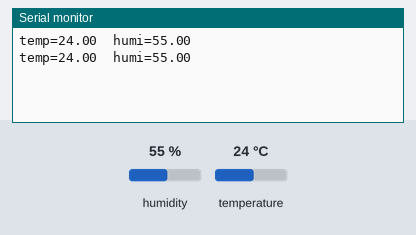
Recording of a sketch running on a simulated Arduino Uno, built with avr-gcc and run on an emulated ATmega328P. Shown: the last lines printed to the serial monitor. Inputs (shaded band) come from the test bench; at power-on: humidity 55 %, temperature 24 °C.

Above: at 2.8 s.
2.9 s: humidity set to 22 %
At 5.2 s:
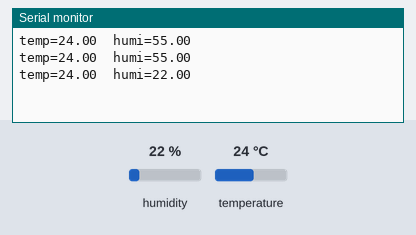
5.6 s: temperature set to 12 °C
At 7.1 s:
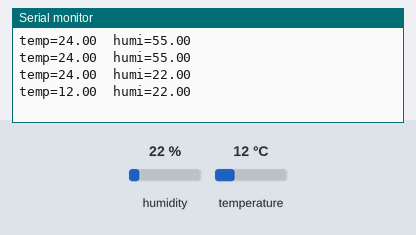
8.3 s: humidity set to 40 %
At 10.8 s:
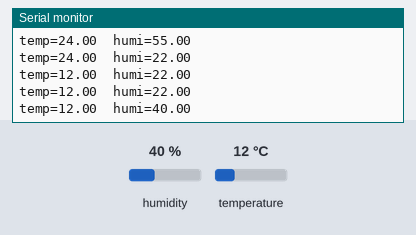
Timing chart, 0 to 12.3 s (numbered marks = the images above; inputs shaded):
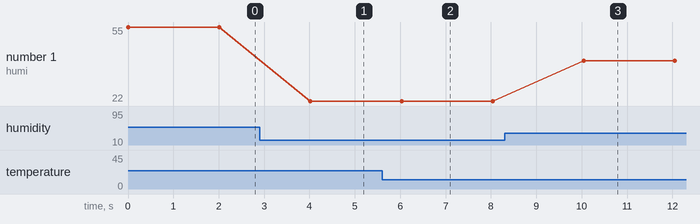

The sketch:

servo_test.ino
```cpp
#include <SoftwareSerial.h>
#include "DHT.h"

#define _baudrate   9600
#define DHT_Pin     A3

DHT dht(DHT_Pin, DHT22);
SoftwareSerial mySerial(4,5);

float temp,humi;

void setup(){
  Serial.begin(_baudrate);
  mySerial.begin(_baudrate);
  dht.begin();
}

void loop(){
   temp=dht.readTemperature();
   humi=dht.readHumidity();
   Serial.print("temp=");
   Serial.print(temp);
   Serial.print("\thumi=");
   Serial.println(humi);
   mySerial.write((int)temp);
   mySerial.write((int)humi);
   delay(2000);
}
```

Measured:
- after the input at 2.9 s, the serial monitor: prints a new line after 1.1 s (image 1)
- after the input at 5.6 s, the serial monitor: prints a new line after 0.43 s (image 2)
- after the input at 8.3 s, the serial monitor: prints a new line after 1.7 s (image 3)
- plotted number 1: 55 → 22 after the input at 2.9 s, 22 → 40 after the input at 8.3 s
